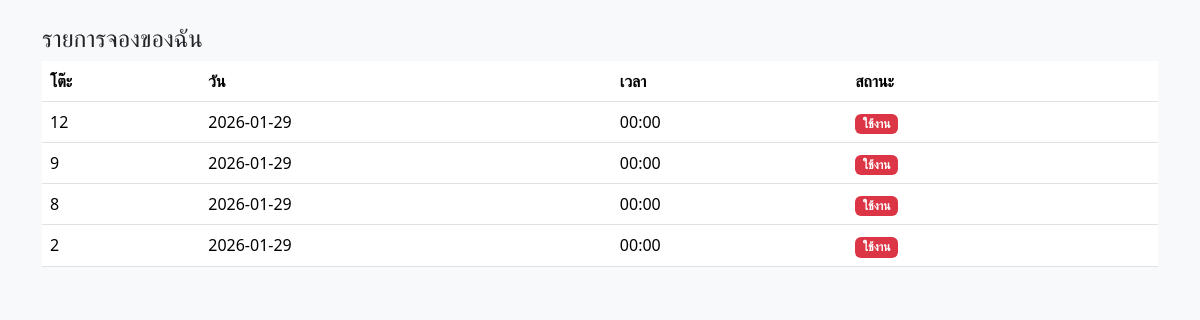
Page /customer/my_reservations.php on the committed database.
### tables this page shows
CREATE TABLE `reservations` (
  `id_booking` int(11) NOT NULL,
  `customer_name` varchar(100) NOT NULL,
  `phone` varchar(20) DEFAULT NULL,
  `table_id` int(11) NOT NULL,
  `reservation_date` date NOT NULL,
  `reservation_time` time NOT NULL,
  `slip_image` varchar(255) DEFAULT NULL,
  `status` enum('pending_payment','waiting_confirm','confirmed','using','completed','cancelled') DEFAULT 'pending_payment',
  `slip` varchar(255) DEFAULT NULL,
  `completed_at` datetime DEFAULT NULL,
  `created_by` int(11) DEFAULT NULL,
  `created_at` timestamp NOT NULL DEFAULT current_timestamp(),
  `booking_by` enum('customer','staff','store_owner') DEFAULT 'customer'
);

CREATE TABLE `tables` (
  `id_show` int(11) NOT NULL,
  `table_number` varchar(10) NOT NULL,
  `seat` int(11) NOT NULL,
  `status` enum('available','reserved','using') DEFAULT 'available'
);

### customer/my_reservations.php (the view, shortened to what this page needs)
<?php
require_once __DIR__."/../config/db.php";
$name=$_SESSION['customer_name'] ?? '';
$stmt=$conn->prepare("
SELECT r.*,t.table_number,t.seat
FROM reservations r
JOIN tables t ON r.table_id=t.id_show
WHERE r.customer_name=?
ORDER BY r.id_booking DESC
");
$stmt->bind_param("s",$name);
$stmt->execute();
$res=$stmt->get_result();
?>
<!doctype html>
<html>
<head>
<link rel="stylesheet" href="../bootstrap/css/bootstrap.min.css">
</head>
<body class="bg-light">
<div class="container my-4">
<h4>รายการจองของฉัน</h4>
<table class="table bg-white">
<tr><th>โต๊ะ</th><th>วัน</th><th>เวลา</th><th>สถานะ</th><th></th></tr>
<?php while($r=$res->fetch_assoc()): ?>
<tr>
<td><?= $r['table_number'] ?></td>
<td><?= $r['reservation_date'] ?></td>
<td><?= substr($r['reservation_time'],0,5) ?></td>
<td>
<?php
if($r['status']=='pending_payment') echo '<span class="badge orange">รอชำระ</span>';
elseif($r['status']=='waiting_confirm') echo '<span class="badge orange">รอยืนยัน</span>';
elseif($r['status']=='confirmed') echo '<span class="badge bg-warning">จองแล้ว</span>';
else echo '<span class="badge bg-danger">ใช้งาน</span>';
?>
</td>
<td>
</td>
</tr>
<?php endwhile; ?>
</table>
</div>
</body>
</html>

### rows in the picture
reservations: table.table_number "12", reservation_date "2026-01-29", reservation_time "00:00", status "ใช้งาน"
reservations: table.table_number "9", reservation_date "2026-01-29", reservation_time "00:00", status "ใช้งาน"
reservations: table.table_number "8", reservation_date "2026-01-29", reservation_time "00:00", status "ใช้งาน"
reservations: table.table_number "2", reservation_date "2026-01-29", reservation_time "00:00", status "ใช้งาน"
